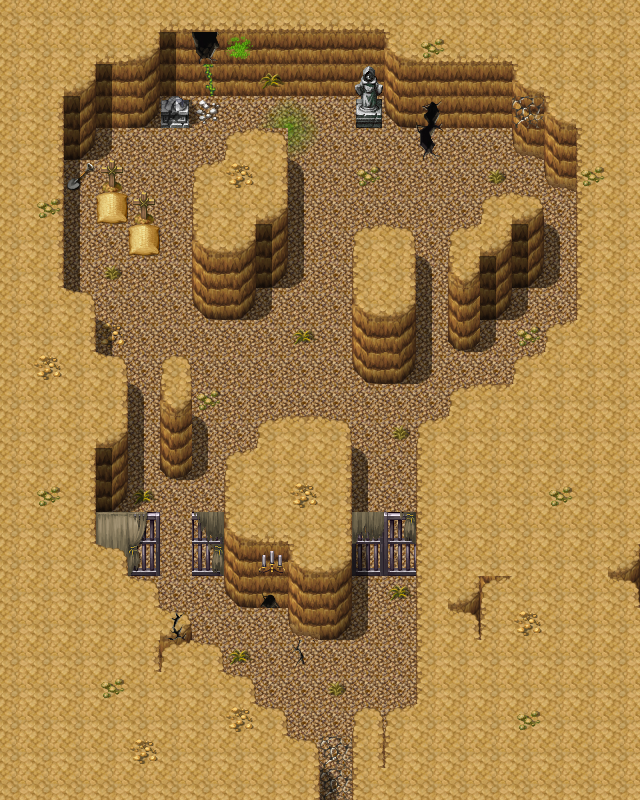

Tiled map render using the project's own tile images. Description and the map definition, with tile-layer contents summarised, below:
An orthogonal 20x25 tile map with 32x32 px tiles, 3 tile layers (Ground, Objects, Above), 1 hidden layer not drawn, 40 tilesets and 8 objects (5x spawn, 2x sign, mapchange).

<map version="1.0" orientation="orthogonal" width="20" height="25" tilewidth="32" tileheight="32">
 <tileset firstgid="1" name="map_bed_1" tilewidth="32" tileheight="32">
  <image source="../drawable/map_bed_1.png" width="512" height="256" />
 </tileset>
 <tileset firstgid="129" name="map_border_1" tilewidth="32" tileheight="32">
  <image source="../drawable/map_border_1.png" width="512" height="256" />
 </tileset>
 <tileset firstgid="257" name="map_bridge_1" tilewidth="32" tileheight="32">
  <image source="../drawable/map_bridge_1.png" width="512" height="256" />
 </tileset>
 <tileset firstgid="385" name="map_broken_1" tilewidth="32" tileheight="32">
  <image source="../drawable/map_broken_1.png" width="512" height="256" />
 </tileset>
 <tileset firstgid="513" name="map_cavewall_1" tilewidth="32" tileheight="32">
  <image source="../drawable/map_cavewall_1.png" width="576" height="192" />
 </tileset>
 <tileset firstgid="621" name="map_cavewall_2" tilewidth="32" tileheight="32">
  <image source="../drawable/map_cavewall_2.png" width="576" height="192" />
 </tileset>
 <tileset firstgid="729" name="map_cavewall_3" tilewidth="32" tileheight="32">
  <image source="../drawable/map_cavewall_3.png" width="576" height="192" />
 </tileset>
 <tileset firstgid="837" name="map_chair_table_1" tilewidth="32" tileheight="32">
  <image source="../drawable/map_chair_table_1.png" width="512" height="256" />
 </tileset>
 <tileset firstgid="965" name="map_crate_1" tilewidth="32" tileheight="32">
  <image source="../drawable/map_crate_1.png" width="512" height="256" />
 </tileset>
 <tileset firstgid="1093" name="map_cupboard_1" tilewidth="32" tileheight="32">
  <image source="../drawable/map_cupboard_1.png" width="512" height="256" />
 </tileset>
 <tileset firstgid="1221" name="map_curtain_1" tilewidth="32" tileheight="32">
  <image source="../drawable/map_curtain_1.png" width="512" height="256" />
 </tileset>
 <tileset firstgid="1349" name="map_entrance_1" tilewidth="32" tileheight="32">
  <image source="../drawable/map_entrance_1.png" width="512" height="256" />
 </tileset>
 <tileset firstgid="1477" name="map_fence_1" tilewidth="32" tileheight="32">
  <image source="../drawable/map_fence_1.png" width="512" height="256" />
 </tileset>
 <tileset firstgid="1605" name="map_fence_2" tilewidth="32" tileheight="32">
  <image source="../drawable/map_fence_2.png" width="512" height="256" />
 </tileset>
 <tileset firstgid="1733" name="map_ground_1" tilewidth="32" tileheight="32">
  <image source="../drawable/map_ground_1.png" width="512" height="256" />
 </tileset>
 <tileset firstgid="1861" name="map_ground_2" tilewidth="32" tileheight="32">
  <image source="../drawable/map_ground_2.png" width="512" height="256" />
 </tileset>
 <tileset firstgid="1989" name="map_ground_3" tilewidth="32" tileheight="32">
  <image source="../drawable/map_ground_3.png" width="512" height="256" />
 </tileset>
 <tileset firstgid="2117" name="map_ground_4" tilewidth="32" tileheight="32">
  <image source="../drawable/map_ground_4.png" width="512" height="256" />
 </tileset>
 <tileset firstgid="2245" name="map_ground_5" tilewidth="32" tileheight="32">
  <image source="../drawable/map_ground_5.png" width="512" height="256" />
 </tileset>
 <tileset firstgid="2373" name="map_ground_6" tilewidth="32" tileheight="32">
  <image source="../drawable/map_ground_6.png" width="512" height="256" />
 </tileset>
 <tileset firstgid="2501" name="map_ground_7" tilewidth="32" tileheight="32">
  <image source="../drawable/map_ground_7.png" width="512" height="256" />
 </tileset>
 <tileset firstgid="2629" name="map_ground_8" tilewidth="32" tileheight="32">
  <image source="../drawable/map_ground_8.png" width="512" height="256" />
 </tileset>
 <tileset firstgid="2757" name="map_indoor_1" tilewidth="32" tileheight="32">
  <image source="../drawable/map_indoor_1.png" width="512" height="256" />
 </tileset>
 <tileset firstgid="2885" name="map_kitchen_1" tilewidth="32" tileheight="32">
  <image source="../drawable/map_kitchen_1.png" width="512" height="256" />
 </tileset>
 <tileset firstgid="3013" name="map_outdoor_1" tilewidth="32" tileheight="32">
  <image source="../drawable/map_outdoor_1.png" width="512" height="256" />
 </tileset>
 <tileset firstgid="3141" name="map_pillar_1" tilewidth="32" tileheight="32">
  <image source="../drawable/map_pillar_1.png" width="512" height="256" />
 </tileset>
 <tileset firstgid="3269" name="map_plant_1" tilewidth="32" tileheight="32">
  <image source="../drawable/map_plant_1.png" width="512" height="256" />
 </tileset>
 <tileset firstgid="3397" name="map_rock_1" tilewidth="32" tileheight="32">
  <image source="../drawable/map_rock_1.png" width="512" height="256" />
 </tileset>
 <tileset firstgid="3525" name="map_roof_1" tilewidth="32" tileheight="32">
  <image source="../drawable/map_roof_1.png" width="512" height="256" />
 </tileset>
 <tileset firstgid="3653" name="map_roof_2" tilewidth="32" tileheight="32">
  <image source="../drawable/map_roof_2.png" width="512" height="256" />
 </tileset>
 <tileset firstgid="3781" name="map_shop_1" tilewidth="32" tileheight="32">
  <image source="../drawable/map_shop_1.png" width="512" height="256" />
 </tileset>
 <tileset firstgid="3909" name="map_sign_ladder_1" tilewidth="32" tileheight="32">
  <image source="../drawable/map_sign_ladder_1.png" width="512" height="256" />
 </tileset>
 <tileset firstgid="4037" name="map_table_1" tilewidth="32" tileheight="32">
  <image source="../drawable/map_table_1.png" width="512" height="256" />
 </tileset>
 <tileset firstgid="4165" name="map_trail_1" tilewidth="32" tileheight="32">
  <image source="../drawable/map_trail_1.png" width="512" height="256" />
 </tileset>
 <tileset firstgid="4293" name="map_tree_1" tilewidth="32" tileheight="32">
  <image source="../drawable/map_tree_1.png" width="512" height="256" />
 </tileset>
 <tileset firstgid="4421" name="map_wall_1" tilewidth="32" tileheight="32">
  <image source="../drawable/map_wall_1.png" width="512" height="256" />
 </tileset>
 <tileset firstgid="4549" name="map_wall_2" tilewidth="32" tileheight="32">
  <image source="../drawable/map_wall_2.png" width="480" height="256" />
 </tileset>
 <tileset firstgid="4669" name="map_wall_3" tilewidth="32" tileheight="32">
  <image source="../drawable/map_wall_3.png" width="480" height="256" />
 </tileset>
 <tileset firstgid="4789" name="map_window_1" tilewidth="32" tileheight="32">
  <image source="../drawable/map_window_1.png" width="512" height="256" />
 </tileset>
 <tileset firstgid="4917" name="map_window_2" tilewidth="32" tileheight="32">
  <image source="../drawable/map_window_2.png" width="512" height="256" />
 </tileset>
 <layer name="Ground" width="20" height="25">
  <data>[500 cells, 500 non-empty, 17 distinct tile ids]</data>
 </layer>
 <layer name="Objects" width="20" height="25">
  <data>[500 cells, 112 non-empty, 43 distinct tile ids]</data>
 </layer>
 <layer name="Above" width="20" height="25">
  <data>[500 cells, 60 non-empty, 14 distinct tile ids]</data>
 </layer>
 <layer name="Walkable" width="20" height="25" visible="0">
  <data>[500 cells, 371 non-empty, 1 distinct tile ids]</data>
 </layer>
 <objectgroup name="Mapevents" width="20" height="25">
  <object name="south" type="mapchange" x="320" y="768" width="32" height="32">
   <properties>
    <property name="map" value="pwcave2" />
    <property name="place" value="north" />
   </properties>
  </object>
  <object name="sign_pwcave2a_grave" type="sign" x="96" y="224" width="32" height="32" />
  <object name="sign_pwcave2a_grave" type="sign" x="64" y="192" width="32" height="32" />
 </objectgroup>
 <objectgroup name="Spawn" width="20" height="25">
  <!-- 5 objects omitted --></objectgroup>
 <objectgroup name="Keys" width="20" height="25" />
</map>
<!-- 5 of 8 objects omitted -->
